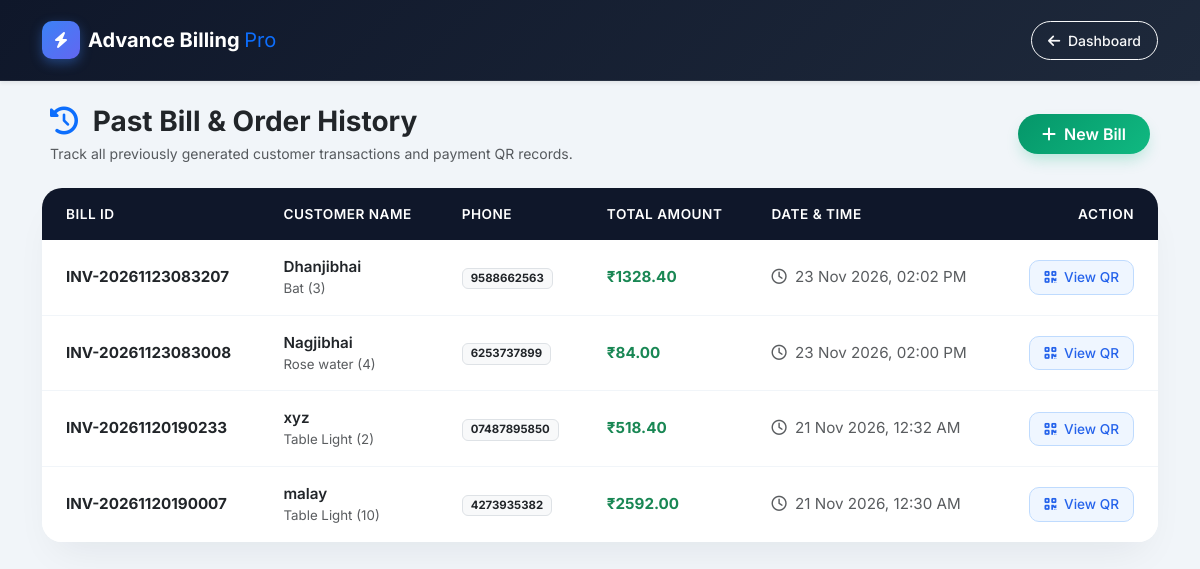
The app's page /orders/ (signed in), older data.
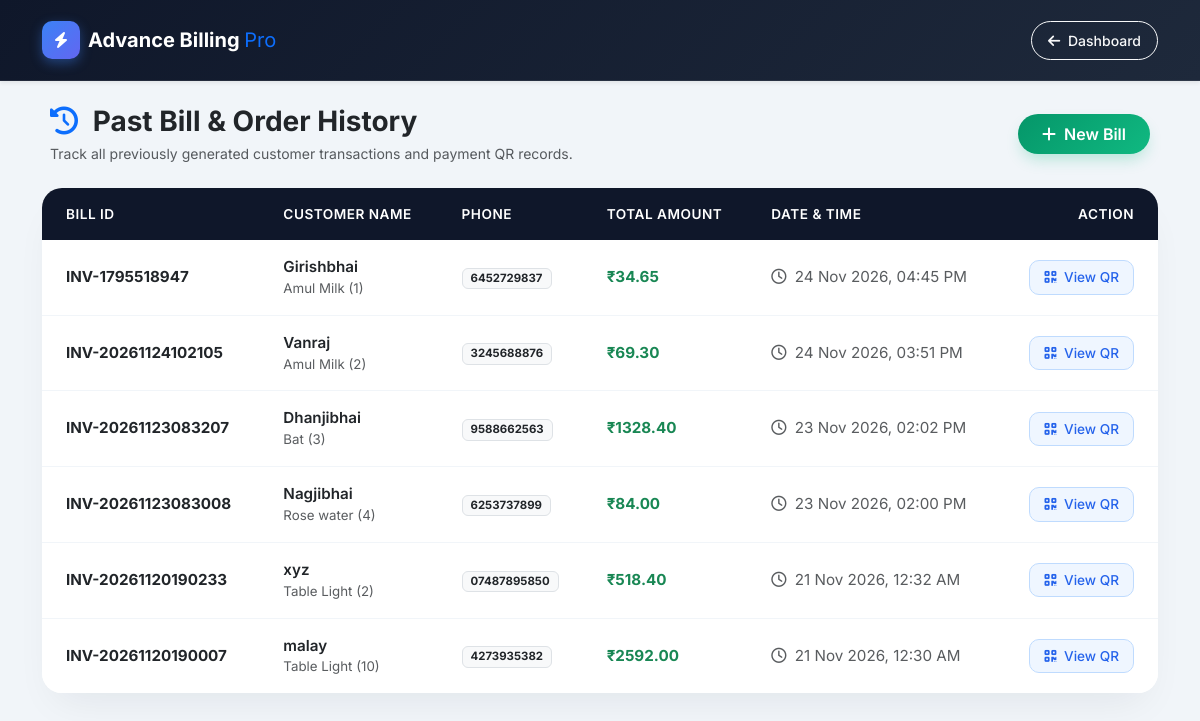
The same page, newer data.
### billing_app/models.py (models this page shows, shortened)
class Invoice(models.Model):
    distributor = models.ForeignKey(User, on_delete=models.CASCADE, related_name='invoices')
    customer = models.ForeignKey('Customer', on_delete=models.PROTECT, related_name='invoices')
    invoice_number = models.CharField(max_length=50, unique=True)
    subtotal = models.DecimalField(max_digits=10, decimal_places=2, default=Decimal('0.00'))
    discount_amount = models.DecimalField(max_digits=10, decimal_places=2, default=Decimal('0.00'))
    gst_amount = models.DecimalField(max_digits=10, decimal_places=2, default=Decimal('0.00'))
    total_amount = models.DecimalField(max_digits=10, decimal_places=2, default=Decimal('0.00'))
    created_at = models.DateTimeField(auto_now_add=True)

class Customer(models.Model):
    distributor = models.ForeignKey(User, on_delete=models.CASCADE)
    name = models.CharField(max_length=100)
    email = models.EmailField(blank=True, null=True)
    phone = models.CharField(max_length=15)
    address = models.TextField(blank=True, null=True)
    created_at = models.DateTimeField(auto_now_add=True)

class InvoiceItem(models.Model):
    invoice = models.ForeignKey(Invoice, on_delete=models.CASCADE, related_name='items')
    product = models.ForeignKey('Product', on_delete=models.PROTECT, related_name='invoice_items')
    quantity = models.PositiveIntegerField(default=1)
    unit_price = models.DecimalField(max_digits=10, decimal_places=2)
    discount = models.DecimalField(max_digits=10, decimal_places=2, default=Decimal('0.00'))
    gst_rate = models.DecimalField(max_digits=5, decimal_places=2, default=Decimal('0.00'))

class Product(models.Model):
    distributor = models.ForeignKey(User, on_delete=models.CASCADE)
    name = models.CharField(max_length=100)
    category = models.CharField(max_length=100, blank=True)
    price = models.DecimalField(max_digits=10, decimal_places=2)
    stock = models.IntegerField()
    gst_rate = models.DecimalField(max_digits=5, decimal_places=2, default=Decimal('0.00'))
    created_at = models.DateTimeField(auto_now_add=True)

### billing_app/views.py (the view)
# urls.py: path('orders/', views.order_history_view, name='order_history'),
@login_required(login_url='login')
def order_history_view(request):
    invoices = (
        Invoice.objects.filter(distributor=request.user)
        .select_related('customer')
        .prefetch_related('items__product')
        .order_by('-created_at')
    )
    return render(request, 'billing_app/order_history.html', {'invoices': invoices})

### billing_app/templates/billing_app/order_history.html (shortened to what this page needs)
<!DOCTYPE html>
<html lang="en">
<head>
    <link href="https://cdn.jsdelivr.net/npm/bootstrap@5.3.0/dist/css/bootstrap.min.css" rel="stylesheet">
    <link rel="stylesheet" href="https://cdnjs.cloudflare.com/ajax/libs/font-awesome/6.4.0/css/all.min.css">
</head>
<body class="pb-5">
    <nav class="navbar navbar-dark navbar-custom px-4 py-3 mb-4 shadow-sm">
        <div class="container">
            <a class="navbar-brand fw-bold fs-5 d-flex align-items-center gap-2" href="{% url 'dashboard' %}">
                <span class="brand-icon"><i class="fa-solid fa-bolt text-white fs-6"></i></span>
                <span>Advance Billing <span class="text-primary fw-normal">Pro</span></span>
            </a>
            <a href="{% url 'dashboard' %}" class="btn btn-outline-light btn-sm rounded-pill px-3 py-2 fw-medium">
                <i class="fa-solid fa-arrow-left me-1"></i> Dashboard
            </a>
        </div>
    </nav>
    <div class="container">
        <div class="d-flex justify-content-between align-items-center mb-4 px-2">
            <div>
                <h3 class="fw-bold text-dark mb-1"><i class="fa-solid fa-clock-rotate-left text-primary me-2"></i> Past Bill & Order History</h3>
                <p class="text-muted small mb-0">Track all previously generated customer transactions and payment QR records.</p>
            </div>
            <a href="{% url 'create_bill' %}" class="btn btn-success btn-new-bill rounded-pill px-4 py-2 text-white fw-semibold">
                <i class="fa-solid fa-plus me-1"></i> New Bill
            </a>
        </div>
        <div class="card table-card">
            <div class="card-body p-0">
                <div class="table-responsive">
                    <table class="table table-hover align-middle mb-0">
                        <thead>
                            <tr>
                                <th class="ps-4">Bill ID</th>
                                <th>Customer Name</th>
                                <th>Phone</th>
                                <th>Total Amount</th>
                                <th>Date & Time</th>
                                <th class="text-end pe-4">Action</th>
                            </tr>
                        </thead>
                        <tbody>
                            {% for invoice in invoices %}
                            <tr>
                                <td class="ps-4 fw-bold text-dark">{{ invoice.invoice_number }}</td>
                                <td>
                                    <div class="fw-semibold text-dark">{{ invoice.customer.name }}</div>
                                    {% if invoice.items.all %}
                                        <div class="text-muted small">
                                            {% for item in invoice.items.all %}
                                                {{ item.product.name }} ({{ item.quantity }}){% if not forloop.last %}, {% endif %}
                                            {% endfor %}
                                        </div>
                                    {% endif %}
                                </td>
                                <td><span class="badge bg-light text-dark border px-2 py-1">{{ invoice.customer.phone }}</span></td>
                                <td class="text-success fw-bold">₹{{ invoice.total_amount }}</td>
                                <td class="text-muted small"><i class="fa-regular fa-clock me-1"></i> {{ invoice.created_at|date:"d M Y, h:i A" }}</td>
                                <td class="text-end pe-4">
                                    <a href="{% url 'bill_detail' invoice.pk %}" class="btn btn-view-qr">
                                        <i class="fa-solid fa-qrcode me-1"></i> View QR
                                    </a>
                                </td>
                            </tr>
                            {% endfor %}
                        </tbody>
                    </table>
                </div>
            </div>
        </div>
    </div>
</body>
</html>

Row changes from the older to the newer data that the page shows:
added Invoice: invoice_number "INV-1795518947", customer.name "Girishbhai", customer.phone "6452729837", total_amount "34.65", created_at "24 Nov 2026, 04:45 PM"
added InvoiceItem: product.name "Amul Milk", quantity "1", shown under "INV-1795518947"
added Invoice: invoice_number "INV-20261124102105", customer.name "Vanraj", customer.phone "3245688876", total_amount "69.30", created_at "24 Nov 2026, 03:51 PM"
added InvoiceItem: product.name "Amul Milk", quantity "2", shown under "INV-20261124102105"
